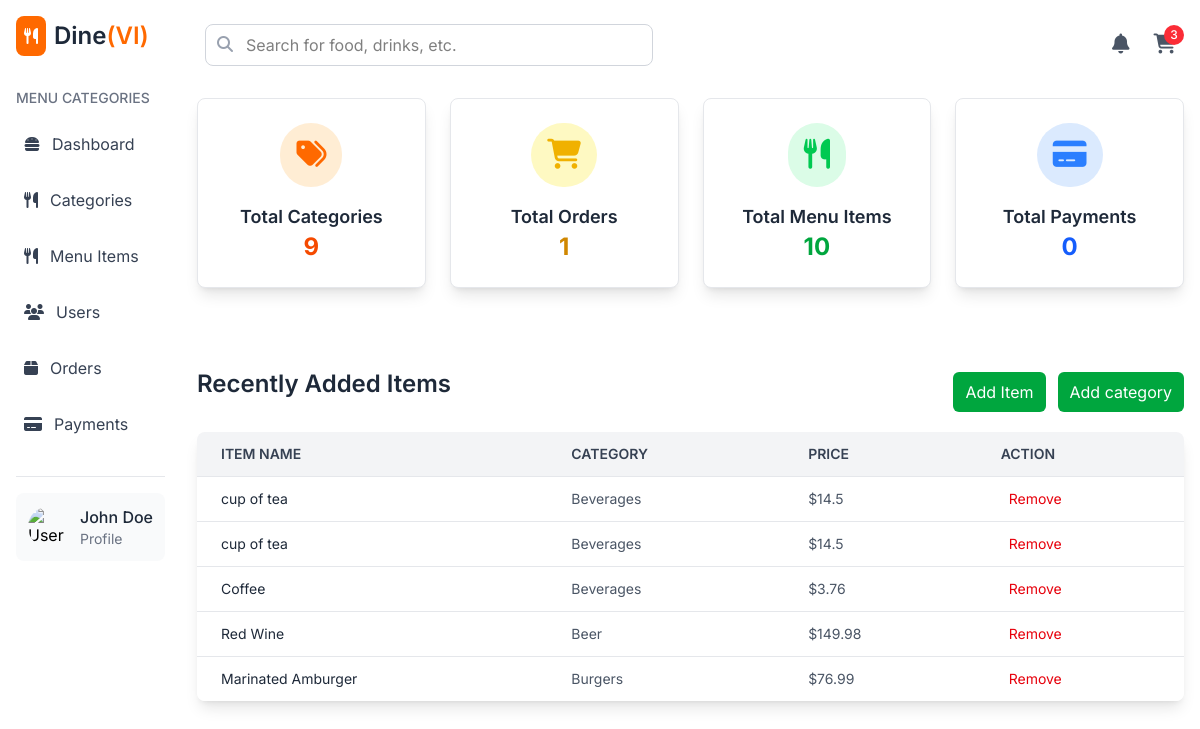
Page /dashboard on the earlier database version.
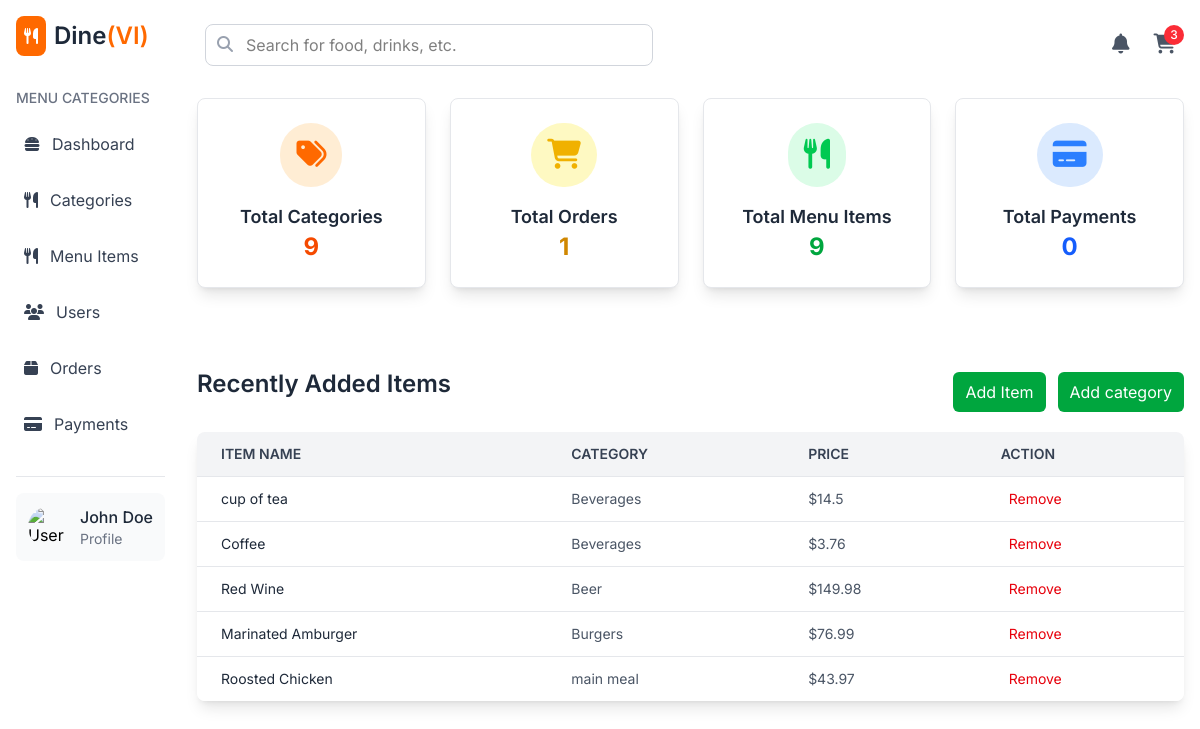
Same page on the later database version.
### app.py (models this page shows, shortened)
class MenuItem(db.Model):
    item_id = db.Column(db.Integer, primary_key=True)
    name = db.Column(db.String(100), nullable=False)
    description = db.Column(db.Text)
    price = db.Column(db.Float, nullable=False)
    image_url = db.Column(db.String(255))
    category_id = db.Column(db.Integer, db.ForeignKey('category.category_id'), nullable=False)
    category = db.relationship('Category', back_populates='menu_items', lazy=True)

class Category(db.Model):
    category_id = db.Column(db.Integer, primary_key=True)
    name = db.Column(db.String(50), nullable=False, unique=True)
    image_url = db.Column(db.String(255))  # Add image column
    menu_items = db.relationship('MenuItem', back_populates='category', lazy=True)

### app.py (the view)
@app.route('/dashboard')
def admin_dashboard():
    total_categories = Category.query.count()
    total_orders = Order.query.count()
    total_menu_items = MenuItem.query.count()
    total_payments = Payment.query.count()
    recent_items = MenuItem.query.order_by(desc(MenuItem.item_id)).limit(5).all()
    return render_template('admin/dashboard.html',
                           total_categories=total_categories,
                           total_orders=total_orders,
                           total_menu_items=total_menu_items,
                           total_payments=total_payments,
                           recent_items=recent_items)

### templates/admin/dashboard.html
{% extends "admin/admin_layout.html" %}
{% block admin_content %}
<div class="grid grid-cols-1 sm:grid-cols-2 md:grid-cols-3 lg:grid-cols-4 gap-6 mb-8">
    <div
        class="border border-gray-200 bg-white p-6 rounded-lg shadow-lg flex flex-col items-center justify-between hover:scale-105 transform transition-all">
        <div class="bg-orange-100 p-4 rounded-full">
            <i class="fas fa-tags text-orange-500 text-3xl"></i>
        </div>
        <h3 class="text-lg font-semibold text-gray-800 mt-4">Total Categories</h3>
        <p class="text-2xl font-bold text-orange-600">{{ total_categories }}</p>
    </div>
    <div
        class="border border-gray-200 bg-white p-6 rounded-lg shadow-lg flex flex-col items-center justify-between hover:scale-105 transform transition-all">
        <div class="bg-yellow-100 p-4 rounded-full">
            <i class="fas fa-shopping-cart text-yellow-500 text-3xl"></i>
        </div>
        <h3 class="text-lg font-semibold text-gray-800 mt-4">Total Orders</h3>
        <p class="text-2xl font-bold text-yellow-600">{{ total_orders }}</p>
    </div>
    <div
        class="border border-gray-200 bg-white p-6 rounded-lg shadow-lg flex flex-col items-center justify-between hover:scale-105 transform transition-all">
        <div class="bg-green-100 p-4 rounded-full">
            <i class="fas fa-utensils text-green-500 text-3xl"></i>
        </div>
        <h3 class="text-lg font-semibold text-gray-800 mt-4">Total Menu Items</h3>
        <p class="text-2xl font-bold text-green-600">{{ total_menu_items }}</p>
    </div>
    <div
        class="border border-gray-200 bg-white p-6 rounded-lg shadow-lg flex flex-col items-center justify-between hover:scale-105 transform transition-all">
        <div class="bg-blue-100 p-4 rounded-full">
            <i class="fas fa-credit-card text-blue-500 text-3xl"></i>
        </div>
        <h3 class="text-lg font-semibold text-gray-800 mt-4">Total Payments</h3>
        <p class="text-2xl font-bold text-blue-600">{{ total_payments }}</p>
    </div>
</div>
<div class="mt-8">
    <div class="flex justify-between items-center py-4">
        <h2 class="text-2xl font-semibold text-gray-800 mb-4">Recently Added Items</h2>
        <div class="flex items-center space-x-3">
            <a href="{{ url_for('add_menu_item') }}" class="px-3 py-2 bg-green-600 text-white rounded-md">Add
                Item</a>
            <a href="{{ url_for('add_category') }}" class="px-3 py-2 bg-green-600 text-white rounded-md">Add
                category</a>
        </div>
    </div>
    <div class="overflow-x-auto shadow-lg rounded-lg">
        <table class="min-w-full bg-white">
            <thead class="bg-gray-100">
                <tr>
                    <th class="px-6 py-3 text-left text-sm font-semibold text-gray-700 uppercase">Item Name</th>
                    <th class="px-6 py-3 text-left text-sm font-semibold text-gray-700 uppercase">Category</th>
                    <th class="px-6 py-3 text-left text-sm font-semibold text-gray-700 uppercase">Price</th>
                    <th class="px-6 py-3 text-left text-sm font-semibold text-gray-700 uppercase">Action</th>
                </tr>
            </thead>
            <tbody>
                {% for item in recent_items %}
                <tr class="border-t border-gray-200 hover:bg-gray-50">
                    <td class="px-6 py-3 text-sm text-gray-800">{{ item.name }}</td>
                    <td class="px-6 py-3 text-sm text-gray-600">{{ item.category.name }}</td>
                    <td class="px-6 py-3 text-sm text-gray-600">${{ item.price }}</td>
                    <td class="px-6 py-3 text-sm text-gray-600">
                        <form method="POST" onsubmit="return confirm('Are you sure you want to remove this item?');"
                            action="{{ url_for('remove_menu_item', item_id=item.item_id) }}"
                            class="text-red-600 hover:underline ml-2 hover:text-red-800">
                            <button type="submit"> Remove</button>
                        </form>
                    </td>
                </tr>
                {% endfor %}
            </tbody>
        </table>
    </div>
</div>
{% endblock %}

### templates/admin/admin_layout.html (shortened to what this page needs)
{% extends "base.html" %}
{% block content %}
<div class="app flex flex-col md:flex-row min-h-screen bg-gray-100">
    <aside class="hidden lg:block shrink-0 w-auto bg-white shadow-lg md:min-h-screen p-4">
        <div class="flex items-center mb-8">
            <div class="bg-orange-500 text-white p-2 rounded-lg mr-2">
                <i class="fas fa-utensils"></i>
            </div>
            <h1 class="text-2xl font-semibold text-gray-800">Dine<span class="text-orange-500">(VI)</span></h1>
        </div>
        <div class="mb-8">
            <h2 class="text-gray-500 text-sm font-medium mb-4">MENU CATEGORIES</h2>
            <ul class="space-y-4">
                <a href="{{ url_for('admin_dashboard') }}"
                    class="flex space-x-2 items-center p-2 rounded-lg text-gray-700 hover:bg-gray-100">
                    <i class="fas fa-hamburger mr-3"></i>
                    <span>Dashboard</span>
                </a>
                <a href="{{ url_for('view_categories') }}"
                    class="flex space-x-2 items-center p-2 rounded-lg text-gray-700 hover:bg-gray-100">
                    <i class="fas fa-utensils mr-3"></i>
                    <span>Categories</span>
                </a>
                <a href="{{ url_for('view_menu_items') }}"
                    class="flex space-x-2 items-center p-2 rounded-lg text-gray-700 hover:bg-gray-100">
                    <i class="fas fa-utensils mr-3"></i>
                    <span>Menu Items</span>
                </a>
                <a href="#" class="flex space-x-2 items-center p-2 rounded-lg text-gray-700 hover:bg-gray-100">
                    <i class="fas fa-users mr-3"></i>
                    <span>Users</span>
                </a>
                <a href="#" class="flex space-x-2 items-center p-2 rounded-lg text-gray-700 hover:bg-gray-100">
                    <i class="fas fa-box mr-3"></i>
                    <span>Orders</span>
                </a>
                <a href="#" class="flex space-x-2 items-center p-2 rounded-lg text-gray-700 hover:bg-gray-100">
                    <i class="fas fa-credit-card mr-3"></i>
                    <span>Payments</span>
                </a>
            </ul>
        </div>
        <div class="pt-4 border-t border-gray-200">
            <div class="flex items-center p-3 bg-gray-50 rounded-lg">
                <img src="https://www.svgrepo.com/show/384674/account-avatar-profile-user-11.svg" alt="User Profile"
                    class="w-10 h-10 rounded-full mr-3" />
                <div>
                    <h3 class="font-medium text-gray-800">John Doe</h3>
                    <p class="text-sm text-gray-500">Profile</p>
                </div>
            </div>
        </div>
    </aside>
    <main class="flex-grow h-screen flex-1 flex flex-col bg-white p-4">
        <nav class="flex space-x-4 items-center justify-between mb-6 p-2">
            <div class="relative flex-1 max-w-md">
                <input type="text" placeholder="Search for food, drinks, etc."
                    class="w-full p-2 pl-10 rounded-lg border border-gray-300 focus:outline-none focus:ring-2 focus:ring-orange-500 focus:border-transparent" />
                <i class="fas fa-search absolute left-3 top-3 text-gray-400"></i>
            </div>
            <div class="flex items-center space-x-6">
                <button class="text-gray-600 hover:text-gray-800">
                    <i class="fas fa-bell text-xl"></i>
                </button>
                <div class="relative">
                    <button class="text-gray-600 hover:text-gray-800">
                        <i class="fas fa-shopping-cart text-xl"></i>
                    </button>
                    <span
                        class="absolute top-[-8px] right-[-8px] bg-red-500 text-white rounded-full w-5 h-5 flex items-center justify-center text-xs font-medium">3</span>
                </div>
            </div>
        </nav>
        {% block admin_content %}{% endblock %}
    </main>
</div>
{% endblock %}

### templates/base.html (shortened to what this page needs)
<!DOCTYPE html>
<html lang="en">
<head>
    <script src="https://cdn.jsdelivr.net/npm/@tailwindcss/browser@4"></script>
    <link rel="stylesheet" href="https://cdnjs.cloudflare.com/ajax/libs/font-awesome/6.7.2/css/all.min.css">
</head>
<body class="font-[Inter]">
    {% block content %}{% endblock %}
</body>
</html>

Differences in the rows shown:
removed MenuItem: name "cup of tea", category.name "Beverages", price "14.5"
now on this page (row unchanged): MenuItem: name "Roosted Chicken", category.name "main meal", price "43.97"
Other differences:
{{ total_menu_items }}: "10" → "9"
